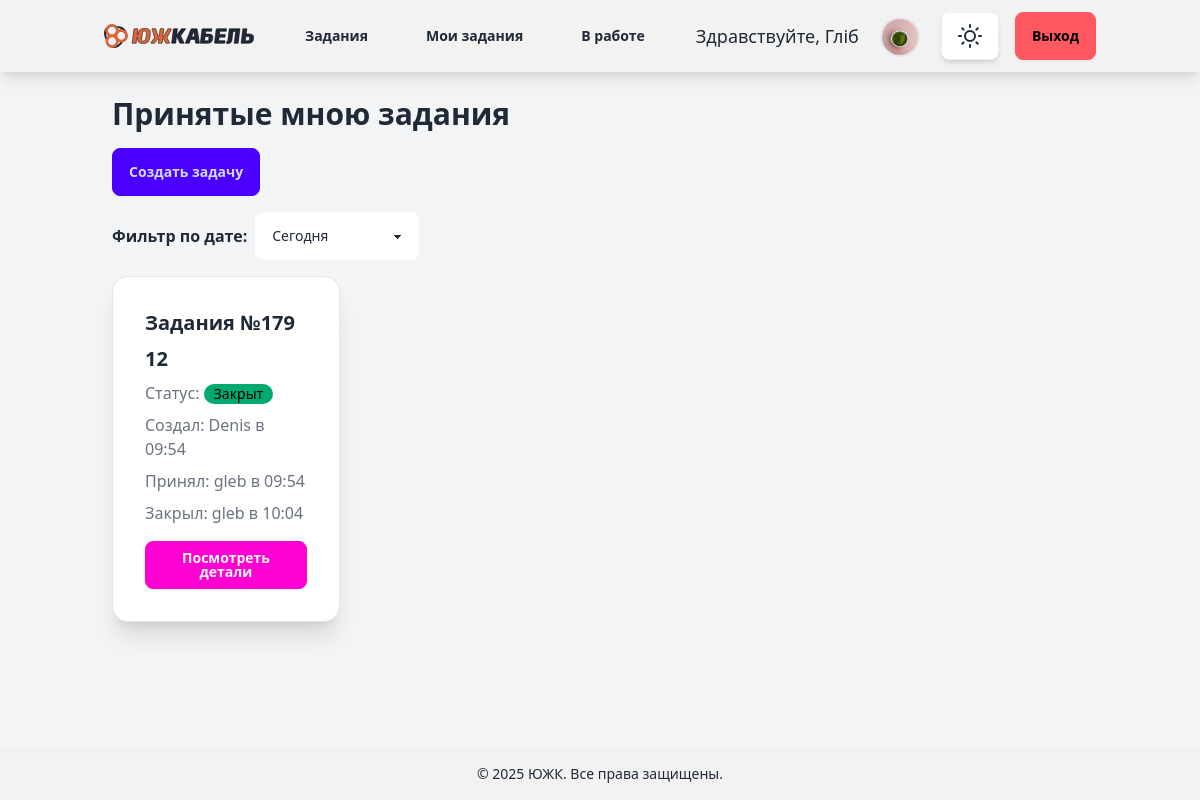
The app's page /ticket_list_accepted_by (signed in), older data.
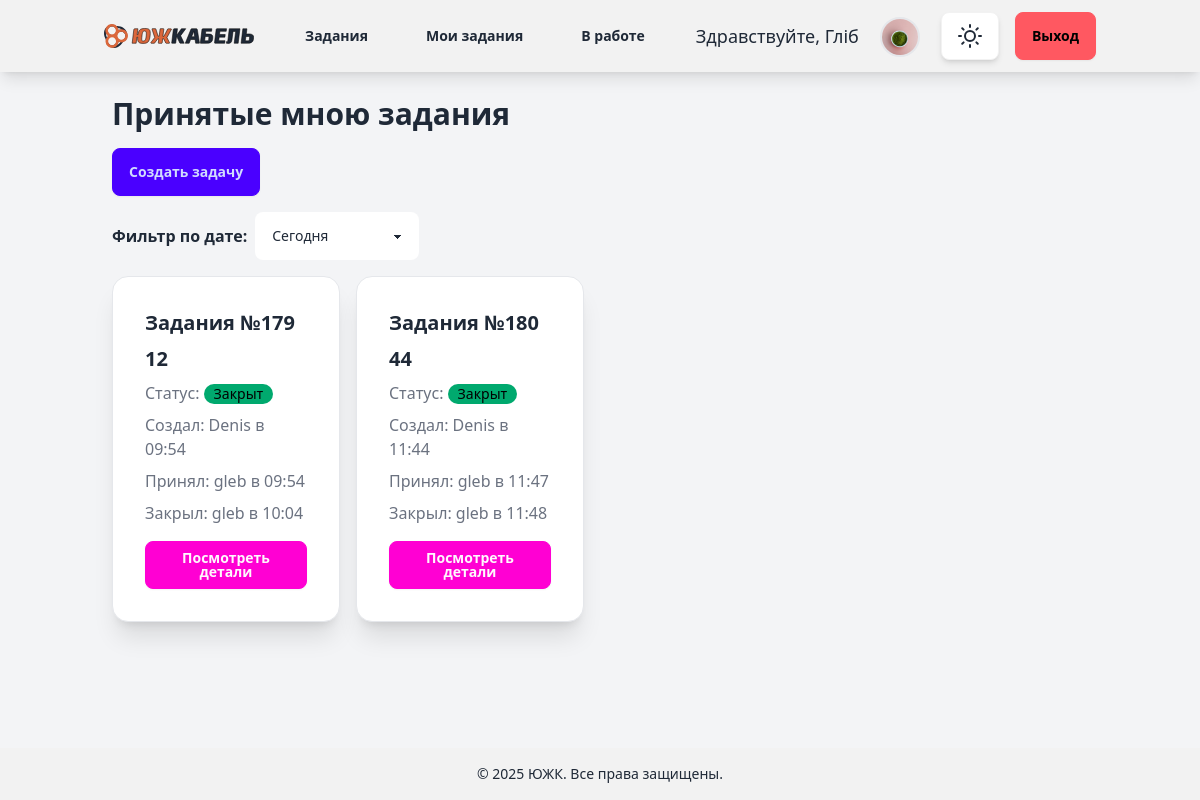
The same page, newer data.
### tickets/models.py (models this page shows, shortened)
class Ticket(models.Model):
    STATUS_CHOICES = [
        ('open', 'Open'),
        ('in_progress', 'In Progress'),
        ('closed', 'Closed'),
    ]
    title = models.CharField(max_length=200)
    description = models.TextField()
    status = models.CharField(max_length=20, choices=STATUS_CHOICES, default='open')
    created_by = models.ForeignKey(CustomUser, on_delete=models.CASCADE, related_name='tickets_created')
    accepted_by = models.ForeignKey(CustomUser, on_delete=models.CASCADE, related_name='tickets_accepted', null=True,
                                    blank=True)
    department = models.ForeignKey(Department, on_delete=models.CASCADE, related_name='tickets', null=True, blank=True)
    position = models.ForeignKey(Position, on_delete=models.CASCADE, related_name='tickets', null=True, blank=True)
    old_department = models.ForeignKey(Department, on_delete=models.SET_NULL, related_name='old_department', null=True, blank=True)
    old_position = models.ForeignKey(Position, on_delete=models.SET_NULL, related_name='old_position', null=True, blank=True)
    attachment = models.FileField(upload_to='tickets/', null=True, blank=True)
    created_at = models.DateTimeField(auto_now_add=True)
    accepted_at = models.DateTimeField(null=True, blank=True)
    closed_at = models.DateTimeField(null=True, blank=True)
    updated_at = models.DateTimeField(auto_now=True)
    completion_comment = models.TextField(null=True, blank=True)

### account/models.py (models this page shows)
class CustomUser(AbstractUser):
    department = models.ForeignKey(Department, on_delete=models.SET_NULL, null=True, blank=True)
    position = models.ForeignKey(Position, on_delete=models.SET_NULL, null=True, blank=True, related_name="users")

### tickets/views.py (the view)
# urls.py: path('ticket_list_accepted_by', views.ticket_list_accepted_by, name='ticket_list_accepted_by'),
@login_required
def ticket_list_accepted_by(request):
    user = request.user
    time_filter = request.GET.get('time_filter', 'today')  # Default to 'today'
    tickets = Ticket.objects.filter(accepted_by=request.user)
    if time_filter == 'today':
        tickets = tickets.filter(created_at__date=timezone.now().date())
    elif time_filter == 'week':
        start_of_week = timezone.now() - timedelta(days=timezone.now().weekday())
        tickets = tickets.filter(created_at__gte=start_of_week)
    elif time_filter == 'month':
        tickets = tickets.filter(created_at__year=timezone.now().year,
                                 created_at__month=timezone.now().month)
    chat = Chat.objects.filter(
        Q(ticket__accepted_by=user) | Q(ticket__created_by=user)
    ).first()
    chat_id = chat.ticket.id if chat else None
    return render(request, 'tickets/my_accepted_ticket_list.html', {
        'tickets': tickets,
        'chat_id': chat_id
    })

### templates/tickets/my_accepted_ticket_list.html (shortened to what this page needs)
{% extends "blog/base.html" %}
{% block content1 %}
<div class="container mx-auto p-6">
    <h2 class="text-3xl font-bold mb-4">Принятые мною задания</h2>
    <a href="{% url 'tickets:create_ticket' %}" class="btn btn-primary mb-4">Создать задачу</a>
    <form method="get" class="mb-4">
        <div class="flex gap-2 items-center">
            <label class="font-semibold">Фильтр по дате:</label>
            <select name="time_filter" class="select select-bordered" onchange="this.form.submit()">
                <option value="today" {% if request.GET.time_filter == "today" %}selected{% endif %}>Сегодня</option>
            </select>
        </div>
    </form>
    <div id="ticket-container" class="transition-all duration-300 w-full lg:w-3/4 pr-4">
        <div class="grid grid-cols-1 md:grid-cols-2 lg:grid-cols-3 gap-4">
            {% for ticket in tickets %}
            <div class="card bg-base-100 shadow-xl border border-gray-200" data-ticket-id="{{ ticket.id }}">
                <div class="card-body">
                    <h2 class="card-title text-xl font-semibold">Задания №{{ ticket.id }}</h2>
                    <h3 class="card-title text-xl font-semibold">{{ ticket.title }}</h3>
                    <p class="text-gray-500">Статус:
                        <span class="badge
                            {% if ticket.status == 'open' %}badge-error
                            {% elif ticket.status == 'in_progress' %}badge-warning
                            {% else %}badge-success
                            {% endif %}">
                            {% if ticket.status == 'open' %}Открыт
                            {% elif ticket.status == 'in_progress' %}В процессе
                            {% else %}Закрыт
                            {% endif %}
                        </span>
                    </p>
                    <p class="text-gray-500">Создал:
                        {{ ticket.created_by.username }} в {{ ticket.created_at|date:"H:i" }}
                    </p>
                    <p class="text-gray-500">Принял:
                        {% if ticket.accepted_by %}
                            {{ ticket.accepted_by.username }} в {{ ticket.accepted_at|date:"H:i" }}
                        {% else %}
                            {{ ticket.accepted_by.username|default:"На данный момент не принята" }}
                        {% endif %}
                    </p>
                    <p class="text-gray-500">
                        {% if ticket.closed_at %}
                                Закрыл: {{ ticket.accepted_by.username }} в {{ ticket.closed_at|date:"H:i" }}
                        {% endif %}
                    </p>
                    <a href="{% url 'tickets:ticket_detail' ticket.id %}" class="btn btn-secondary mt-2">Посмотреть детали</a>
                </div>
            </div>
            {% endfor %}
        </div>
    </div>
</div>
{% endblock %}

Row changes from the older to the newer data that the page shows:
added Ticket: id "180", title "44", status "Закрыт", created_by.username "Denis", created_at "11:44", accepted_by.username "gleb", accepted_at "11:47", closed_at "11:48"
